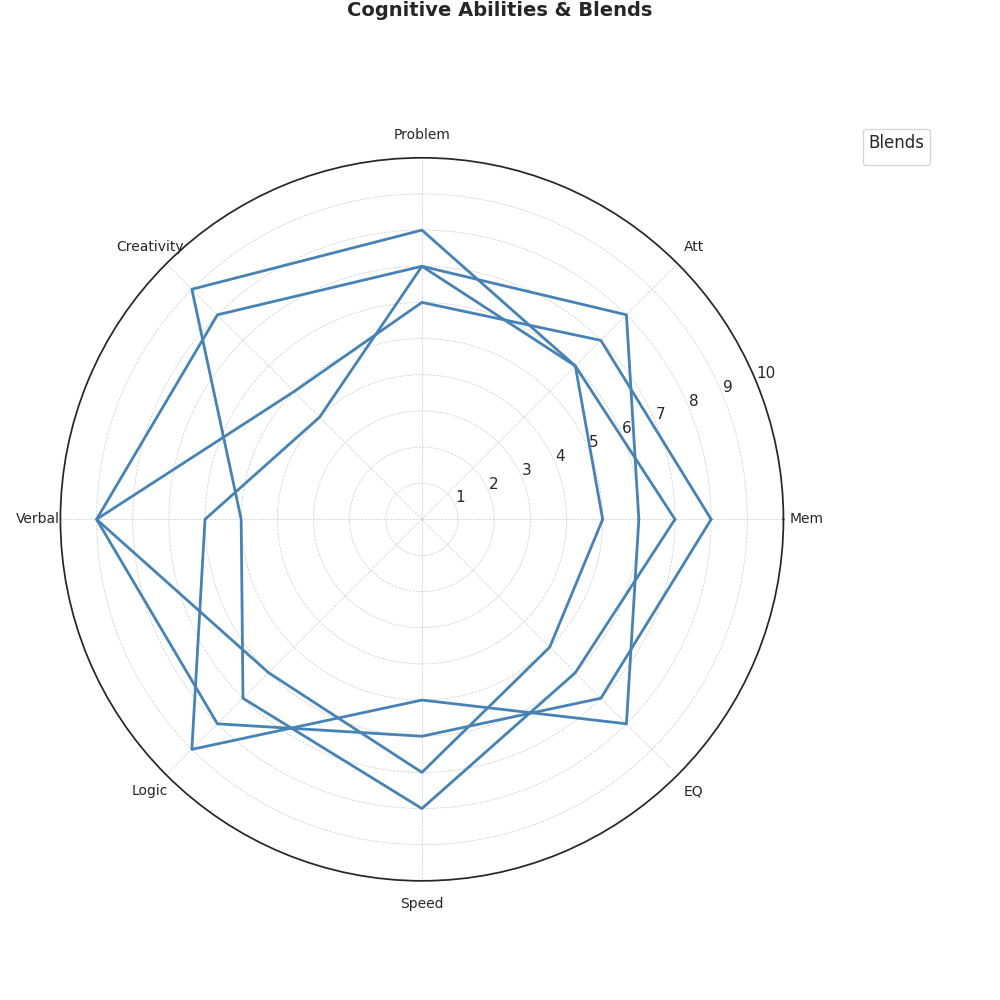

This figure's Python source:
import matplotlib.pyplot as plt
import numpy as np

def radar_chart_angles(n):
    return np.linspace(0, 2 * np.pi, n, endpoint=False).tolist()

def create_radar_data(values, angles):
    return values + values[:1], angles + angles[:1]

categories = ['Mem', 'Att', 'Problem', 'Creativity', 'Verbal',
              'Logic', 'Speed', 'EQ']

alpha_mix = [8, 7, 6, 5, 9, 8, 6, 7]
beta_boost = [6, 8, 7, 4, 6, 9, 5, 8]
gamma_grow = [7, 6, 8, 9, 5, 7, 8, 6]
delta_develop = [5, 6, 7, 8, 9, 6, 7, 5]

angles = radar_chart_angles(len(categories))

fig, ax = plt.subplots(figsize=(10, 10), subplot_kw=dict(polar=True))
fig.suptitle("Cognitive Abilities & Blends", fontsize=14, fontweight='bold', va='bottom')

# Removed 'E-Enhance'
blends_data = {'A-Mix': alpha_mix, 'B-Boost': beta_boost, 'G-Grow': gamma_grow,
               'D-Develop': delta_develop}

color = '#4682B4'

for blend in blends_data.values():
    values, angles_filled = create_radar_data(blend, angles)
    ax.plot(angles_filled, values, color=color, linewidth=2)

ax.set_yticks(range(1, 11))
ax.set_xticks(angles)
ax.set_xticklabels(categories, fontsize=10)

ax.yaxis.grid(True, linestyle='--', linewidth=0.5)
ax.xaxis.grid(True, linestyle='--', linewidth=0.5)
ax.set_ylim(0, 10)

plt.legend(loc='upper left', bbox_to_anchor=(1.1, 1.05), title="Blends", fontsize=10)

plt.tight_layout(rect=[0, 0, 0.95, 1])
plt.show()
